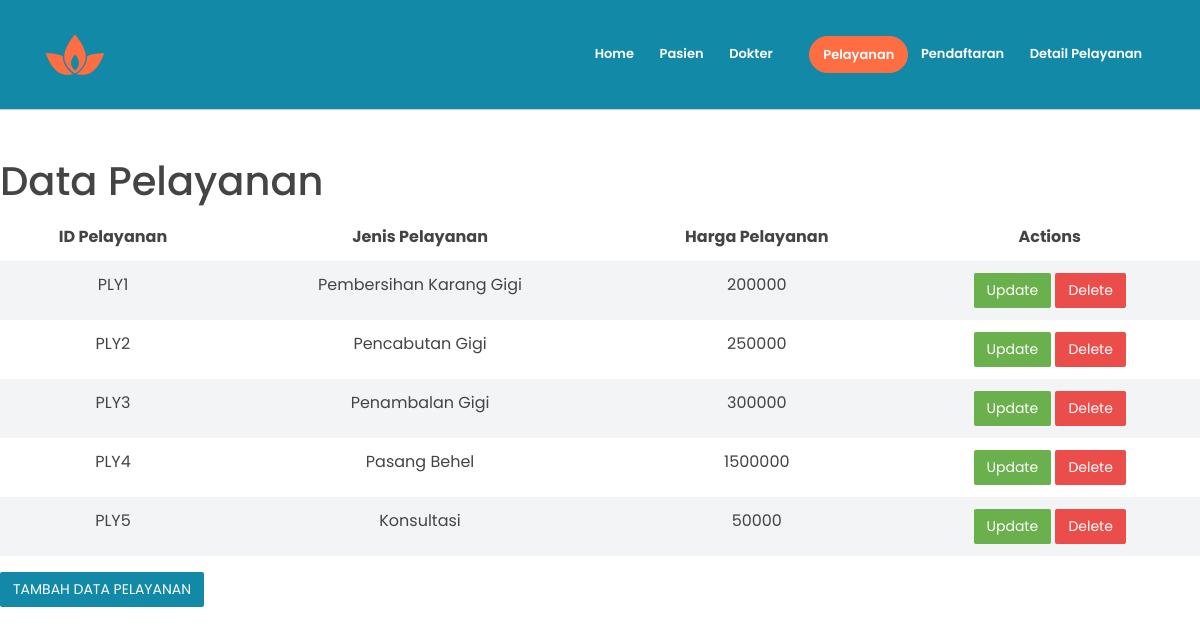
The page /pelayanan on the database its author committed.
### app/models.py (models this page shows, shortened)
class pelayanan(models.Model):
    idpelayanan = models.AutoField(primary_key=True)
    jenispelayanan = models.CharField(max_length=50)
    hargapelayanan = models.IntegerField()

### app/views.py (the view)
# urls.py: path('pelayanan', views.pelayanan, name='pelayanan'),
def pelayanan(request):
    allpelayananobj = models.pelayanan.objects.all()
    filterpelayananobj = models.pelayanan.objects.filter(jenispelayanan = 'Penambalan Gigi')
    return render(request, 'pelayananx.html',{
        'allpelayananobj' : allpelayananobj,
        'filterpelayananobj': filterpelayananobj
    })

### app/templates/pelayananx.html (shortened to what this page needs)
{%load static%}
<!DOCTYPE html>
<html lang="en">
<head>
    <link rel="stylesheet" href="{%static 'assets/vendors/themify-icons/css/themify-icons.css'%}">
	<link rel="stylesheet" href="{%static 'assets/css/leadmark.css'%}">
</head>
<body data-spy="scroll" data-target=".navbar" data-offset="40" id="home">
    <nav class="navbar navbar-expand-sm navbar-dark bg-info shadow mb-3">
        <div class="container">
            <a class="navbar-brand" href="#">
                <img src="assets/imgs/logo.svg" alt="">
            </a>
            <div class="collapse navbar-collapse" id="navbarSupportedContent">
                <ul class="navbar-nav ml-auto">
                    <li class="nav-item">
                        <a class="nav-link text-white" href="{% url 'home' %}" >Home</a>
                    </li>
                    <li class="nav-item">
                        <a class="nav-link text-white" href="{% url 'pasienx' %}" >Pasien</a>
                    </li>
                    <li class="nav-item">
                        <a class="nav-link text-white" href="{% url 'dokterx' %}" >Dokter</a>
                    </li>
                    <li class="nav-item">
                        <a href="{% url 'pelayananx' %}" class="ml-4 nav-link btn btn-primary btn-sm rounded text-white">Pelayanan</a>
                    </li>
                    <li class="nav-item">
                        <a class="nav-link text-white" href="{% url 'pendaftaranx' %}">Pendaftaran</a>
                    </li>
                    <li class="nav-item">
                        <a class="nav-link text-white" href="{% url 'detailpelayananx' %}">Detail Pelayanan</a>
                    </li>
                </ul>
            </div>
        </div>
    </nav>
    <h1 class="section-secondary-title mt-5">Data Pelayanan</h1>
      <table class="table table-striped">
         <thead>
            <tr>
                <th>
                    <center>
                    ID Pelayanan
                    </center>
                </th>
                <th>
                    <center>
                    Jenis Pelayanan
                    </center>
                </th>
                <th>
                    <center>
                    Harga Pelayanan
                    </center>
                </th>
                <th>
                    <center>
                    Actions
                    </center>
                </th>
            </tr>
         </thead>
         <tbody>
        {% for item in allpelayananobj%}
        <tr>
            <td>
                <center>
                PLY{{ item.idpelayanan }}
                </center>
            </td>
            <td>
                <center>
                {{ item.jenispelayanan }}
                </center>
            </td>
            <td>
                <center>
                {{ item.hargapelayanan }}
                </center>
            </td>
            <td>
                <center>
                <a href="{% url 'updatepelayananx' item.idpelayanan %}">
                    <button class="btn btn-success">Update</button>
                </a>
                <a href="{% url 'deletepelayanan' item.idpelayanan %}">
                    <button class="btn btn-danger">Delete</button>
                </a>
                </center>
            </td>
        </tr>
        {% endfor %}
         </tbody>
      </table>
    <a href="{% url 'createdatapelayananx' %}">
        <button class="btn btn-info">TAMBAH DATA PELAYANAN</button>
    </a>

### rows shown on the page
pelayanan: idpelayanan "1", jenispelayanan "Pembersihan Karang Gigi", hargapelayanan "200000"
pelayanan: idpelayanan "2", jenispelayanan "Pencabutan Gigi", hargapelayanan "250000"
pelayanan: idpelayanan "3", jenispelayanan "Penambalan Gigi", hargapelayanan "300000"
pelayanan: idpelayanan "4", jenispelayanan "Pasang Behel", hargapelayanan "1500000"
pelayanan: idpelayanan "5", jenispelayanan "Konsultasi", hargapelayanan "50000"
